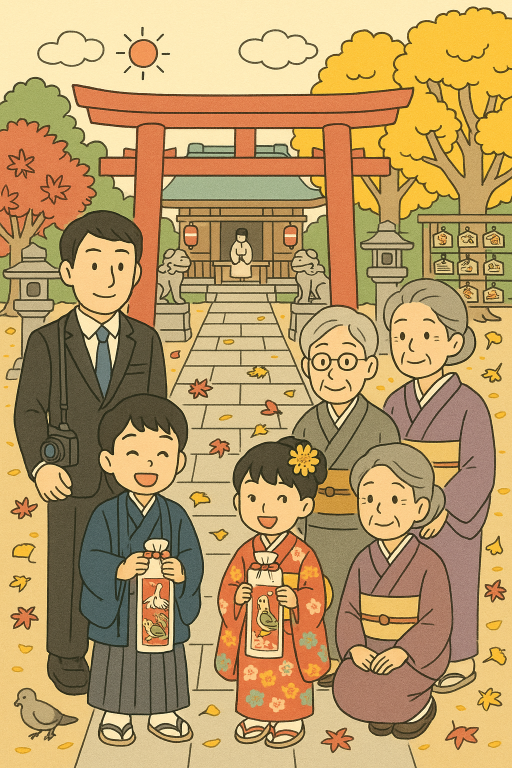
#> input picture data/pilot/modeA-base.png, 1024 x 1536 px (shown at 1/2 size)
$ python detect-elements.py --base ../data/pilot/modeA-base.png --out out.png
#> lines starting #> are read from the running program, lines starting #| are printed output that depends on the picture; after the words box and inside, x2 and y2 are one past the last pixel; in counts of white or black regions, pixels touching at a corner belong together
"""detect-elements.py
画像から色クラスタで個別要素を直接検出。
- 赤い小領域 (もみじ落葉)
- 黄色い小領域 (ぎんなん落葉)
- 白い雲のような領域
- 灰色っぽい石

Vision の不確実な座標を排除し、ピクセルから確実に取る。
"""
import sys, json, argparse
from pathlib import Path
import numpy as np
from PIL import Image

ap = argparse.ArgumentParser()
ap.add_argument('--base', required=True)
ap.add_argument('--out', required=True)
args = ap.parse_args()

img = np.array(Image.open(args.base).convert('RGB'))
#> img is the input picture: shape (1536, 1024, 3); mean R, G, B 186.8, 155.5, 104
H, W = img.shape[:2]
#> H = 1536; W = 1024

def find_blobs(mask, min_area=300, max_area=5000):
    """単純な連結成分検出 (4-連結)"""
    visited = np.zeros_like(mask, dtype=bool)
    blobs = []
    h, w = mask.shape
    for y in range(h):
        for x in range(w):
            if mask[y, x] and not visited[y, x]:
                # BFS
                stack = [(y, x)]
                minx, miny, maxx, maxy = x, y, x, y
                count = 0
                while stack:
                    cy, cx = stack.pop()
                    if 0 <= cy < h and 0 <= cx < w and mask[cy, cx] and not visited[cy, cx]:
                        visited[cy, cx] = True
                        count += 1
                        if cx < minx: minx = cx
                        if cx > maxx: maxx = cx
                        if cy < miny: miny = cy
                        if cy > maxy: maxy = cy
                        stack.extend([(cy+1,cx),(cy-1,cx),(cy,cx+1),(cy,cx-1)])
                area = (maxx-minx+1)*(maxy-miny+1)
                if min_area <= area <= max_area:
                    blobs.append((minx, miny, maxx-minx+1, maxy-miny+1, count))
    return blobs

# Color masks
R, G, B = img[:,:,0], img[:,:,1], img[:,:,2]
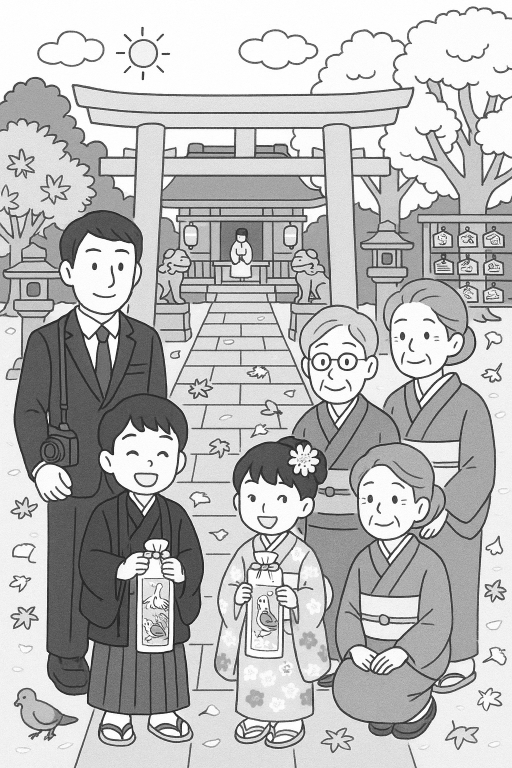
#> R: shape (1536, 1024) (shown at 1/2 size); min 0, max 255, mean 186.8
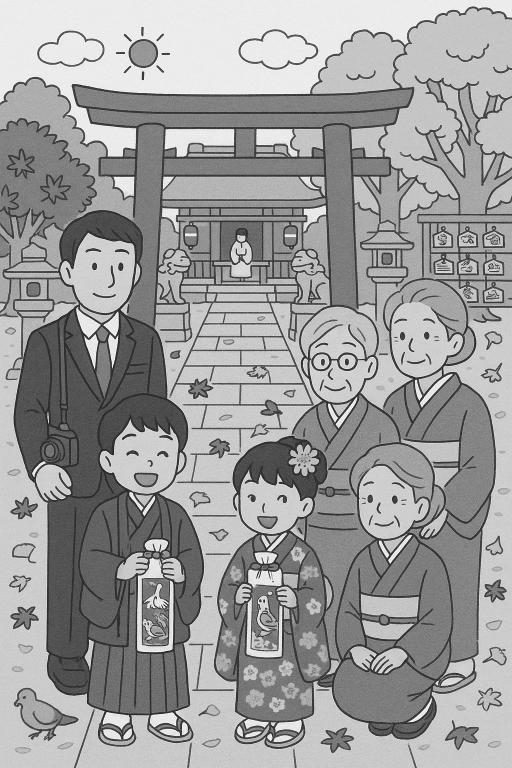
#> G: shape (1536, 1024) (shown at 1/2 size); min 0, max 255, mean 155.5
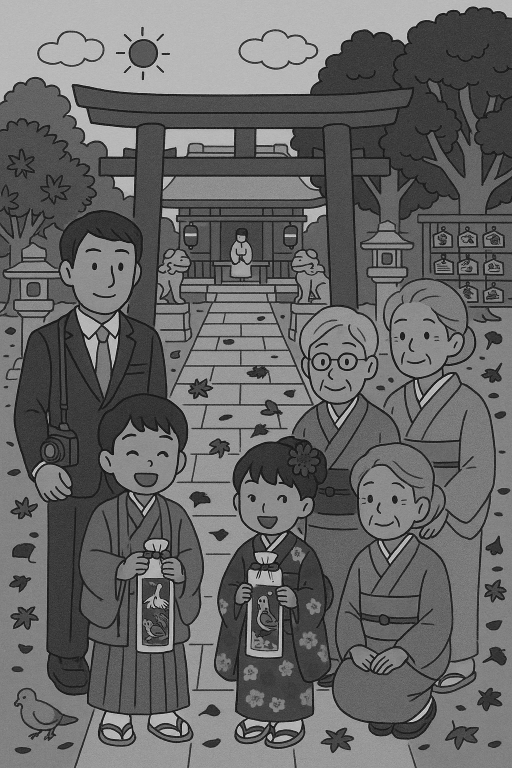
#> B: shape (1536, 1024) (shown at 1/2 size); min 0, max 253, mean 104

# Red maple leaves: high R, low G, low-mid B
red_mask = (R > 150) & (G < 110) & (B < 90)
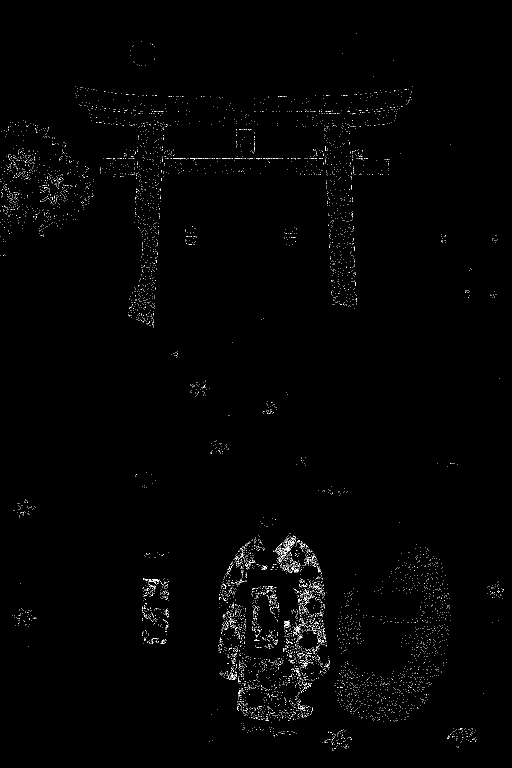
#> red_mask: shape (1536, 1024) bool (shown at 1/2 size); 0.76% white in thin lines or dots
# Yellow ginkgo leaves: high R+G, low B
yellow_mask = (R > 200) & (G > 170) & (B < 130)
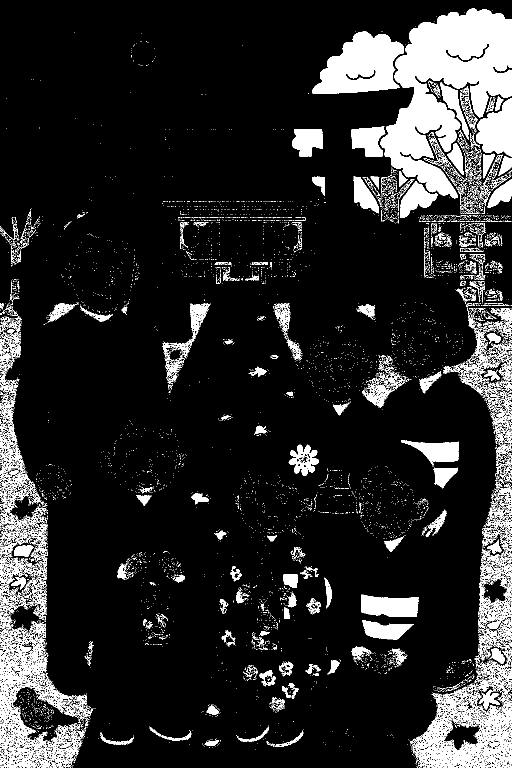
#> yellow_mask: shape (1536, 1024) bool (shown at 1/2 size); 13.1% white; 7645 white regions (7277 under 20 px), largest, box (x1, y1, x2, y2) and area: (761, 17, 1024, 397) 49122, (0, 1191, 186, 1536) 16415, (819, 1321, 1024, 1536) 15661
# White/cream clouds: very high all, in upper third of image
white_mask = np.zeros_like(R, dtype=bool)
white_mask[:H//3] = (R[:H//3] > 240) & (G[:H//3] > 235) & (B[:H//3] > 220)
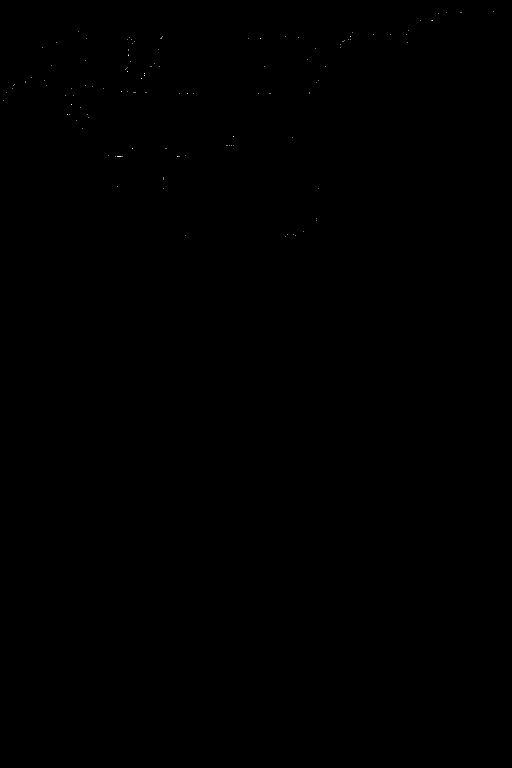
#> white_mask: shape (1536, 1024) bool (shown at 1/2 size); 0.01% white in thin lines or dots, all inside (x1, y1, x2, y2) = (7, 22, 988, 474)
# Note: cream sky might also match; cloud has white interior
# To distinguish: look at white near top-third

# For finding individual leaves, we want SMALL blobs in lower 2/3
# Restrict scope to non-character areas if possible (we can't easily)
# Just find all small blobs and sort

# Red (maple) - restrict to lower 2/3 (avoid red torii)
red_mask_filt = red_mask.copy()
red_mask_filt[:H//3] = False  # exclude red torii area
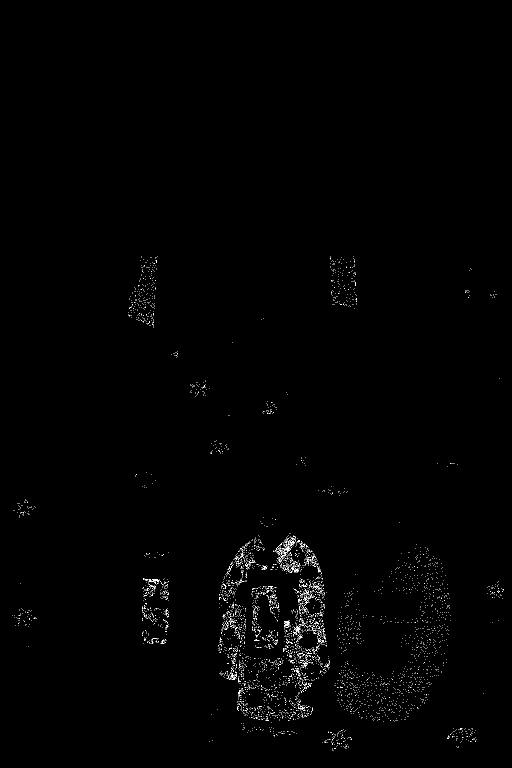
#> red_mask_filt: shape (1536, 1024) bool (shown at 1/2 size); 0.56% white in thin lines or dots, all inside (x1, y1, x2, y2) = (25, 512, 1008, 1502)
red_blobs = find_blobs(red_mask_filt.astype(np.uint8), min_area=400, max_area=4000)
#> red_blobs = []

# Yellow (ginkgo) - need to distinguish from yellow ginkgo TREE (large) and individual leaves (small)
yellow_blobs_all = find_blobs(yellow_mask.astype(np.uint8), min_area=200, max_area=2500)
#> yellow_blobs_all = 192 items, first 6: (990, 193, 17, 29, 235), (894, 286, 33, 64, 1026), (966, 307, 24, 50, 591), (997, 312, 27, 40, 588), (799, 342, 16, 32, 248), (624, 353, 26, 39, 506)

# White (cloud) - top third
white_blobs = find_blobs(white_mask.astype(np.uint8), min_area=600, max_area=8000)
#> white_blobs = []

def to_bboxes(blobs, limit=8):
    # Sort by area asc, take smallest (most likely individual leaves not tree masses)
#> called with limit = 10
    blobs.sort(key=lambda b: b[2]*b[3])
    out = []
    for x, y, w, h, area in blobs[:limit]:
        # Add small padding
        px = max(0, x-3); py = max(0, y-3)
        pw = min(W-px, w+6); ph = min(H-py, h+6)
        out.append([int(px), int(py), int(pw), int(ph)])
#> this loop made 0 passes
#> after the loop, out = []
    return out

result = {
    'maple_leaf': to_bboxes(red_blobs, limit=10),
    'ginkgo_leaf': to_bboxes(yellow_blobs_all, limit=10),
    'cloud': to_bboxes(white_blobs, limit=5),
}
#> the loop in to_bboxes (call 2), `for x, y, w, h, area in blobs[:limit]:` made 10 passes
#> (x, y, w, h, area, px, py, pw) on passes 1 to 10: (16, 968, 20, 10, 60, 13, 965, 26), (58, 967, 12, 17, 64, 55, 964, 18), (982, 1527, 23, 9, 108, 979, 1524, 29), (1008, 769, 16, 13, 83, 1005, 766, 19), (890, 1447, 16, 13, 92, 887, 1444, 22), (64, 1191, 19, 11, 57, 61, 1188, 25), (965, 1098, 15, 14, 79, 962, 1095, 21), (0, 1264, 15, 14, 74, 0, 1261, 21), (156, 1460, 14, 15, 85, 153, 1457, 20), (978, 1484, 21, 10, 137, 975, 1481, 27)
#> result = {'maple_leaf': [], 'ginkgo_leaf': [[13, 965, 26, 16], [55, 964, 18, 23], [979, 1524, 29, 12], [1005, 766, 19, 19], [887, 1444, 22, 19], [61, 1188, 25, 17], [962, 1095, 21, 20], [0, 1261, 21, 20], [153, 1457, 20, 21], [975, 1481, 27, 16]], 'cloud': []}
Path(args.out).write_text(json.dumps(result, ensure_ascii=False, indent=2), encoding='utf-8')
for cat, boxes in result.items():
    print(f'{cat}: {len(boxes)} found')
    for i, b in enumerate(boxes[:4]):
        print(f'  [{i}]', b)
#> this loop made 3 passes
#> (cat, boxes) on passes 1, 3: ('maple_leaf', []), ('cloud', [])
#| maple_leaf: 0 found
#| ginkgo_leaf: 10 found
#|   [0] [13, 965, 26, 16]
#|   [1] [55, 964, 18, 23]
#|   [2] [979, 1524, 29, 12]
#|   [3] [1005, 766, 19, 19]
#| cloud: 0 found

$ run again, on data/pilot/modeB-base.png
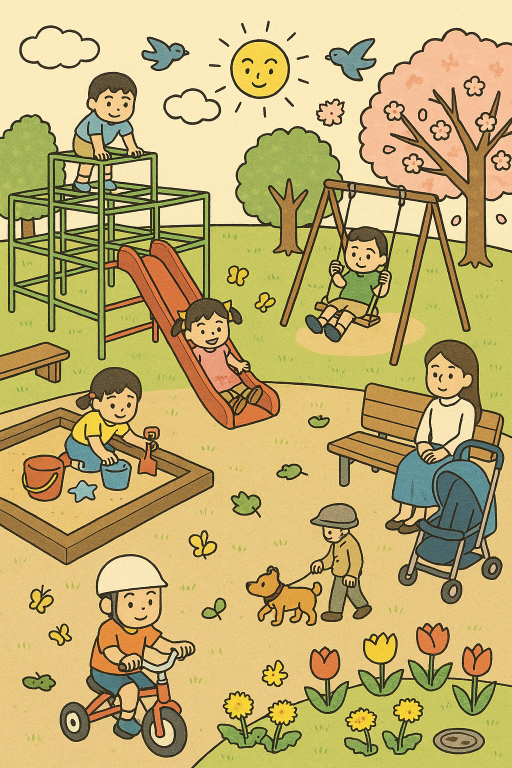
#> input picture data/pilot/modeB-base.png, 1024 x 1536 px (shown at 1/2 size)
#> img is the input picture: shape (1536, 1024, 3); mean R, G, B 192.9, 173.7, 111.8
#> `red_mask = (R > 150) & (G < 110) & (B < 90)`:
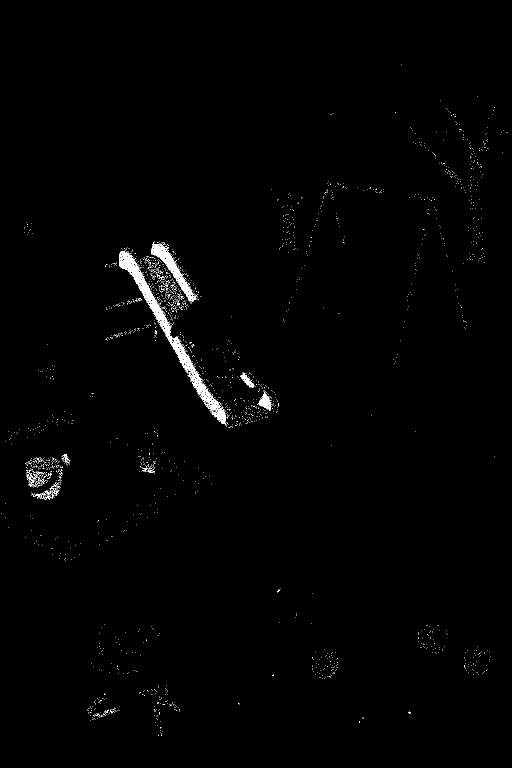
#> red_mask: shape (1536, 1024) bool (shown at 1/2 size); 0.78% white in thin lines or dots, all inside (x1, y1, x2, y2) = (3, 128, 1015, 1472)
#> yellow_mask: shape (1536, 1024) bool; 24% white; 9394 white regions (8752 under 20 px), largest, box (x1, y1, x2, y2) and area: (218, 658, 1024, 1388) 130338, (421, 478, 933, 788) 40424, (393, 1359, 1024, 1536) 31969
#> white_mask: shape (1536, 1024) bool; 0.24% white in thin lines or dots, all inside (x1, y1, x2, y2) = (1, 40, 1023, 500)
#> `red_mask_filt[:H//3] = False`:
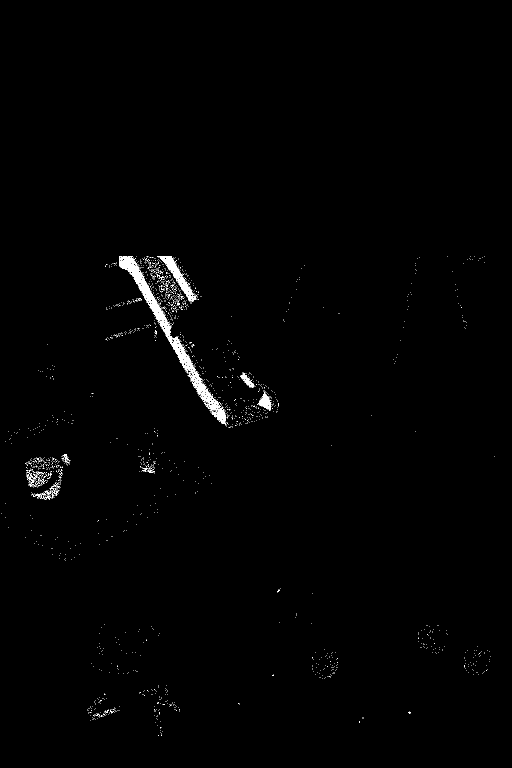
#> red_mask_filt: shape (1536, 1024) bool (shown at 1/2 size); 0.7% white in thin lines or dots, all inside (x1, y1, x2, y2) = (3, 512, 989, 1472)
#> red_blobs = [(482, 749, 27, 26, 229), (516, 787, 27, 31, 403)]
#> yellow_blobs_all = 418 items, first 6: (149, 272, 37, 42, 748), (484, 453, 37, 8, 115), (366, 454, 32, 15, 181), (637, 456, 23, 22, 162), (513, 463, 16, 14, 71), (791, 469, 43, 29, 387)
#> white_blobs = []
#> the loop in to_bboxes, `for x, y, w, h, area in blobs[:limit]:` made 2 passes
#> (x, y, w, h, area, px, py, pw) on passes 1 to 2: (482, 749, 27, 26, 229, 479, 746, 33), (516, 787, 27, 31, 403, 513, 784, 33)
#> after the loop in to_bboxes, `for x, y, w, h, area in blobs[:limit]:`: out = [[479, 746, 33, 32], [513, 784, 33, 37]]
#> the loop in to_bboxes (call 2), `for x, y, w, h, area in blobs[:limit]:` made 10 passes
#> (x, y, w, h, area, px, py, pw) on passes 1 to 8: (678, 507, 10, 20, 84, 675, 504, 16), (806, 765, 20, 10, 56, 803, 762, 26), (181, 1211, 10, 20, 84, 178, 1208, 16), (584, 506, 12, 17, 78, 581, 503, 18), (351, 1238, 17, 12, 50, 348, 1235, 23), (841, 1403, 17, 12, 56, 838, 1400, 23), (48, 532, 16, 13, 44, 45, 529, 22), (828, 599, 16, 13, 71, 825, 596, 22)
#> the loop `for cat, boxes in result.items():` made 3 passes
#> (cat, boxes) on passes 1, 3: ('maple_leaf', [[479, 746, 33, 32], [513, 784, 33, 37]]), ('cloud', [])
#> (printed output is left out)
